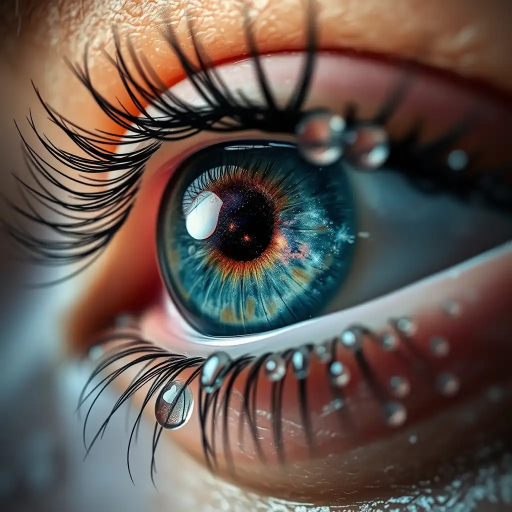
#> input picture Image Scaling Rotation/image2.png, 1024 x 1024 px (shown at 1/2 size)
$ jupyter execute scaling.ipynb
#> lines starting #> are read from the running program, lines starting #| are printed output that depends on the picture
[cell 1]
import cv2
import numpy as np

[cell 2]
img=cv2.imread('image2.png')
#> img is the input picture: shape (1024, 1024, 3); mean B, G, R 79.8, 86.8, 98.9
img=cv2.resize(img,(500,500))
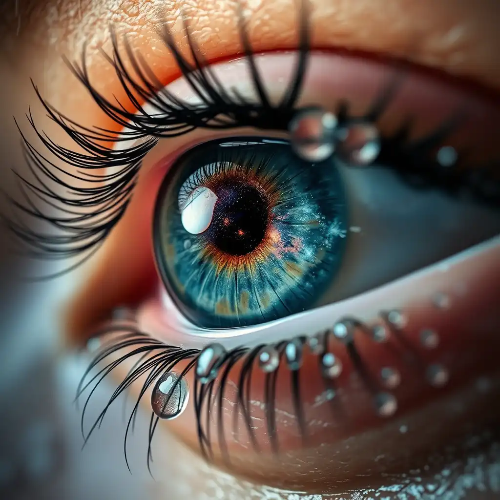
#> img: shape (500, 500, 3); mean B, G, R 79.7, 86.7, 98.7

cv2.imshow('original',img)
cv2.waitKey(0)
cv2.destroyAllWindows()

[cell 3]
org_img=cv2.imread('image2.png')
res_img=cv2.resize(org_img,(500,500))
w,h=res_img.shape[0],res_img.shape[1]
#> w = 500; h = 500

m=cv2.getRotationMatrix2D((w/2,h/2),180,1)
# matrix to multiply with image matrix then the image matrix will be rotated
new_img=cv2.warpAffine(res_img,m,(h,w))
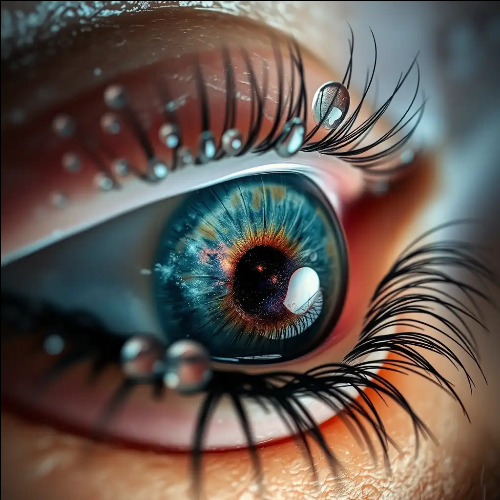
#> new_img: shape (500, 500, 3); mean B, G, R 79.3, 86.3, 98.3

h=np.hstack((res_img,new_img))
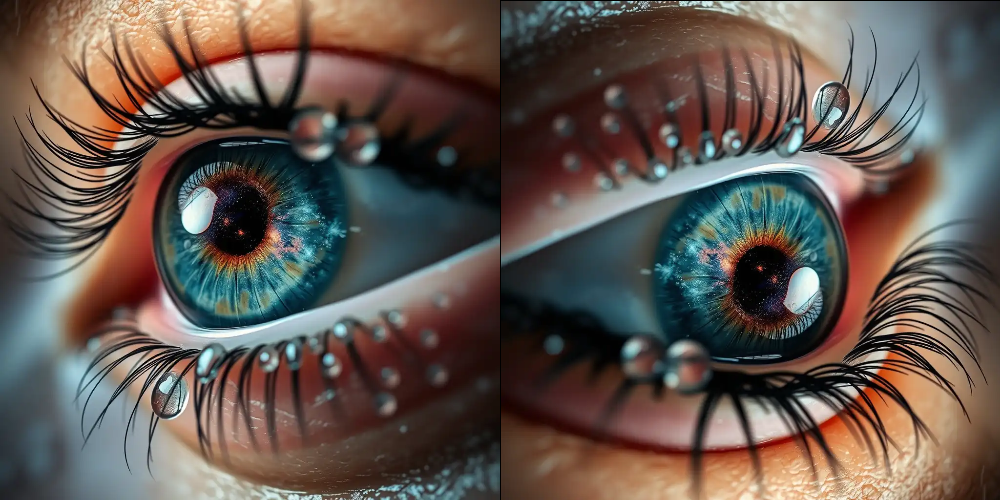
#> h: shape (500, 1000, 3); mean B, G, R 79.5, 86.5, 98.5
cv2.imshow('Cm vision',h)
cv2.waitKey(0)
cv2.destroyAllWindows()
